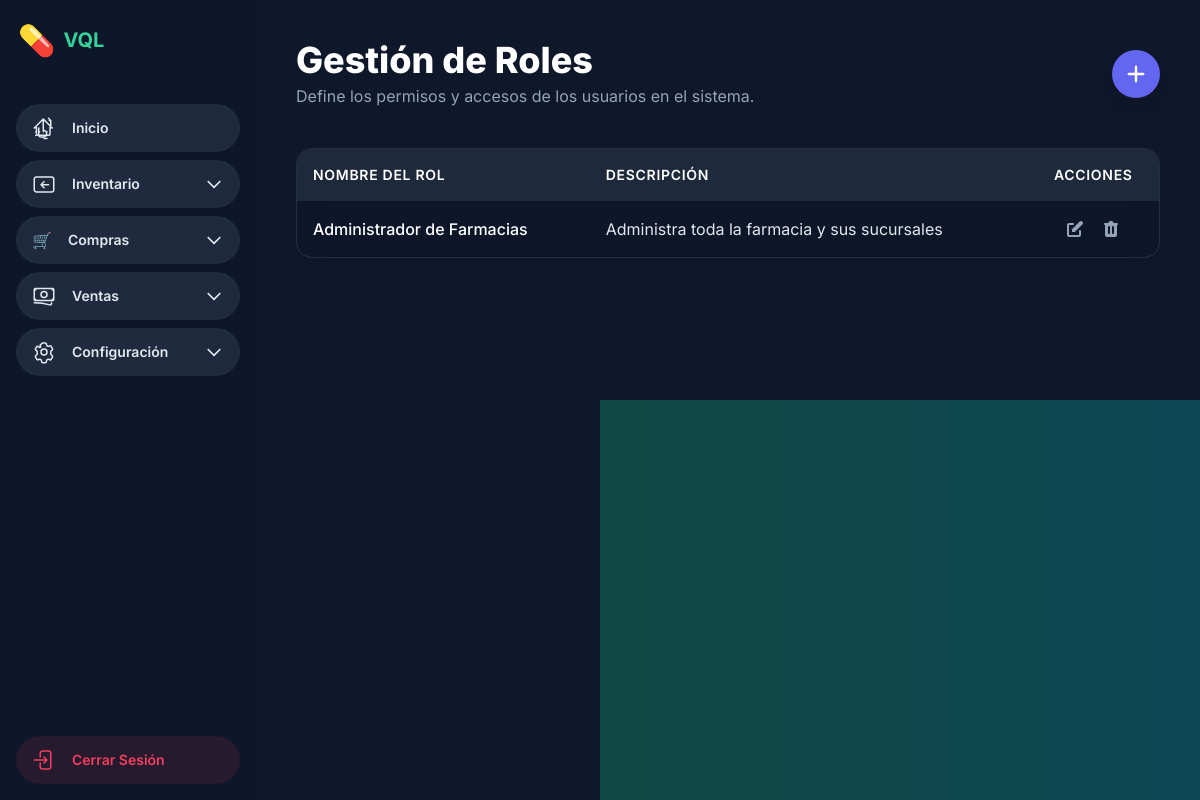
/core/roles/, run on the app's committed database.
### core/models.py (models this page shows, shortened)
class Rol(models.Model):
    nombre = models.CharField(max_length=50, unique=True, verbose_name="Nombre del Rol")
    descripcion = models.TextField(blank=True, verbose_name="Descripción del Rol")
    class Meta:
        verbose_name = "Rol"
        verbose_name_plural = "Roles" # <-- CORREGIDO AQUÍ
        ordering = ['nombre'] # Ordenar alfabéticamente por nombre

### core/views.py (the view)
# urls.py: path('roles/', views.rol_list_view, name='rol_list'),
def rol_list_view(request):
    lista_de_roles = Rol.objects.all().order_by('nombre')
    context = {'roles': lista_de_roles}
    return render(request, 'roles_templates/rol_list.html', context)

### templates/roles_templates/rol_list.html (shortened to what this page needs)
{% extends 'farmacias_main_templates/app_base.html' %}
{% load static %}
{% block app_content %}
<header class="flex flex-col md:flex-row justify-between items-start md:items-center mb-10 gap-4">
    <div>
        <h1 class="text-4xl font-extrabold text-white">Gestión de Roles</h1>
        <p class="text-slate-400 mt-1">Define los permisos y accesos de los usuarios en el sistema.</p>
    </div>
    <a href="{% url 'core:rol_create' %}"
        class="w-12 h-12 bg-indigo-500 hover:bg-indigo-600 text-white font-bold rounded-full shadow-lg hover:shadow-indigo-500/50 transition-all duration-300 flex items-center justify-center">
        <svg xmlns="http://www.w3.org/2000/svg" class="h-6 w-6" viewBox="0 0 20 20" fill="currentColor">
            <path fill-rule="evenodd"
                d="M10 3a1 1 0 011 1v5h5a1 1 0 110 2h-5v5a1 1 0 11-2 0v-5H4a1 1 0 110-2h5V4a1 1 0 011-1z"
                clip-rule="evenodd" />
        </svg>
    </a>
</header>
<div class="glass-card rounded-2xl overflow-hidden">
    <div class="overflow-x-auto">
        <table class="w-full text-left min-w-[640px]">
            <thead class="bg-slate-800">
                <tr>
                    <th class="p-4 text-sm font-semibold text-white uppercase tracking-wider">Nombre del Rol</th>
                    <th class="p-4 text-sm font-semibold text-white uppercase tracking-wider">Descripción</th>
                    <th class="p-4 text-sm font-semibold text-white uppercase tracking-wider text-center">Acciones</th>
                </tr>
            </thead>
            <tbody class="divide-y divide-slate-700">
                {% for rol in roles %}
                <tr class="hover:bg-slate-800/50 transition-colors">
                    <td class="p-4 font-medium text-white">{{ rol.nombre }}</td>
                    <td class="p-4">{{ rol.descripcion|default:"Sin descripción." }}</td>
                    <td class="p-4">
                        <div class="flex justify-center items-center gap-4">
                            <a href="{% url 'core:rol_update' pk=rol.pk %}"
                                class="text-slate-400 hover:text-emerald-400 transition-colors" title="Editar Rol">
                            </a>
                            <button type="button"
                                class="delete-btn text-slate-400 hover:text-rose-500 transition-colors"
                                title="Eliminar Rol" data-rol-nombre="{{ rol.nombre }}"
                                data-delete-url="{% url 'core:rol_delete' pk=rol.pk %}">
                            </button>
                        </div>
                    </td>
                </tr>
                {% empty %}
                <tr>
                    <td colspan="3" class="p-8 text-center text-slate-400">No hay roles registrados todavía.</td>
                </tr>
                {% endfor %}
            </tbody>
        </table>
    </div>
</div>
{% endblock %}

### templates/farmacias_main_templates/base.html (style rules this page uses)
.glass-card { background: rgba(15, 23, 42, 0.6); -webkit-backdrop-filter: blur(16px); backdrop-filter: blur(16px); border: 1px solid rgba(255, 255, 255, 0.1); }
body { overflow-x: hidden; }

### data on the page
Rol: nombre "Administrador de Farmacias", descripcion "Administra toda la farmacia y sus sucursales"
